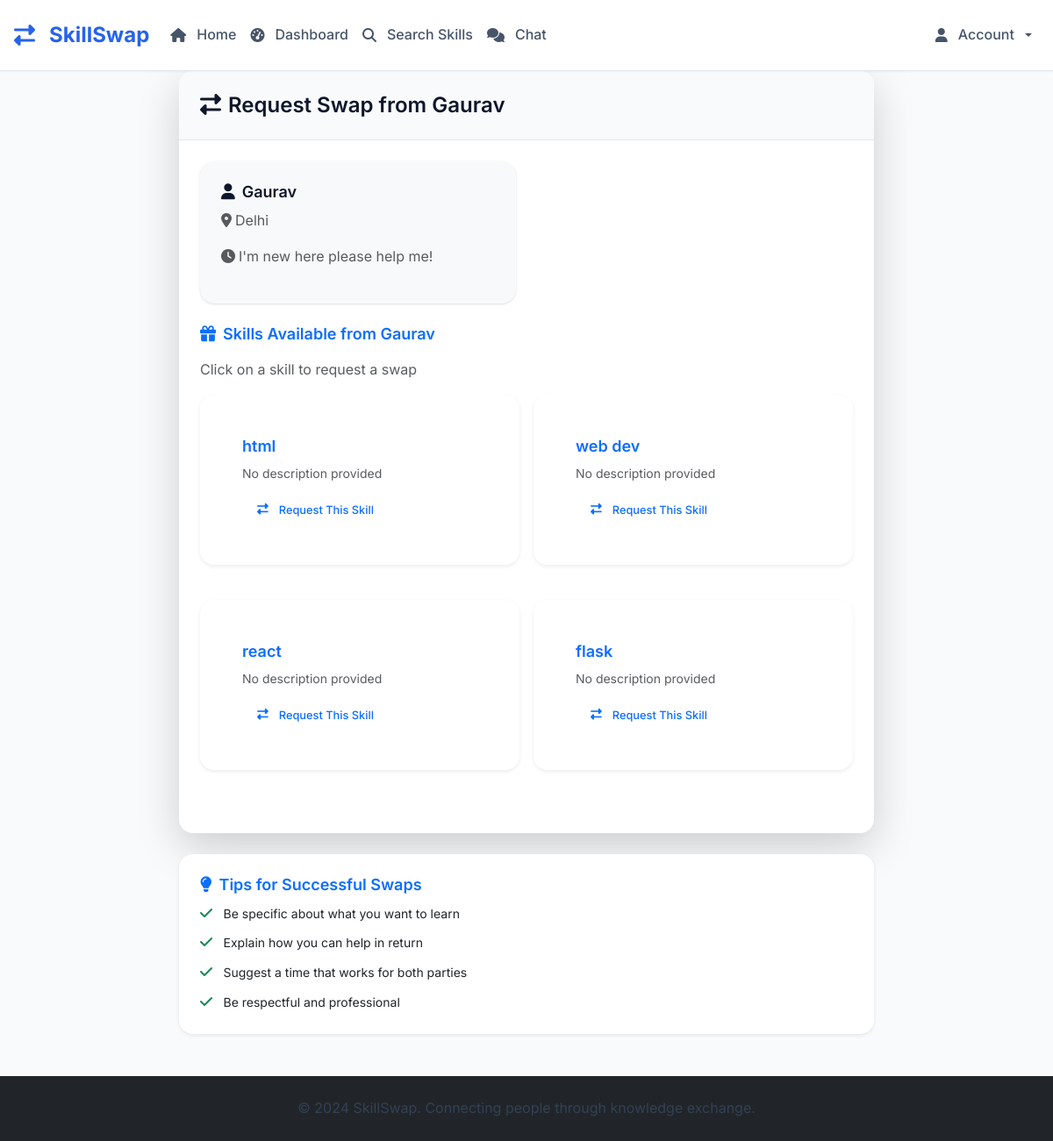
The page /request_from_user/4 (signed in) on the database its author committed.
### tables this page shows
CREATE TABLE users (
            id INTEGER PRIMARY KEY AUTOINCREMENT,
            email TEXT UNIQUE NOT NULL,
            password_hash TEXT NOT NULL,
            name TEXT NOT NULL,
            location TEXT,
            profile_photo TEXT,
            availability TEXT,
            is_public INTEGER DEFAULT 1,
            is_admin INTEGER DEFAULT 0,
            is_banned INTEGER DEFAULT 0,
            created_at TIMESTAMP DEFAULT CURRENT_TIMESTAMP
        , bio TEXT, is_under_supervision INTEGER DEFAULT 0, availability_start TEXT, availability_end TEXT);

CREATE TABLE skills (
            id INTEGER PRIMARY KEY AUTOINCREMENT,
            user_id INTEGER,
            skill_name TEXT NOT NULL,
            skill_type TEXT NOT NULL, -- 'offered' or 'wanted'
            description TEXT,
            is_approved INTEGER DEFAULT 1,
            created_at TIMESTAMP DEFAULT CURRENT_TIMESTAMP, is_rejected INTEGER DEFAULT 0, rejection_reason TEXT, rejected_at TIMESTAMP,
            FOREIGN KEY (user_id) REFERENCES users (id)
        );

### skill_swap_app.py (the view)
@app.route('/request_from_user/<int:user_id>')
@login_required
def request_from_user(user_id):
    conn = get_db()
    user = conn.execute('SELECT * FROM users WHERE id = ? AND is_public = 1 AND is_banned = 0', (user_id,)).fetchone()
    if not user:
        flash('User not found or not available.', 'error')
        return redirect(url_for('index'))
    if user['is_under_supervision']:
        flash('This user is currently under supervision and cannot receive swap requests.', 'warning')
        return redirect(url_for('index'))
    offered_skills = conn.execute('''
        SELECT * FROM skills
        WHERE user_id = ? AND skill_type = 'offered' AND is_approved = 1 AND is_rejected = 0
    ''', (user_id,)).fetchall()
    if not offered_skills:
        flash('This user has no skills available for swapping.', 'warning')
        return redirect(url_for('index'))
    user_skills = conn.execute('''
        SELECT * FROM skills WHERE user_id = ? AND skill_type = 'offered' AND is_rejected = 0
    ''', (session['user_id'],)).fetchall()
    conn.close()
    user = convert_row_datetimes(user)
    offered_skills = convert_rows_datetimes(offered_skills)
    user_skills = convert_rows_datetimes(user_skills)
    return render_template('request_from_user.html',
                         target_user=user,
                         offered_skills=offered_skills,
                         user_skills=user_skills)

### skill_swap_app.py (called while the page is built)
def parse_datetime(timestamp_str):
    if timestamp_str is None:
        return None
    try:
        if 'T' in timestamp_str:
            return datetime.fromisoformat(timestamp_str.replace('Z', '+00:00'))
        else:
            return datetime.strptime(timestamp_str, '%Y-%m-%d %H:%M:%S')
    except:
        return None

def convert_row_datetimes(row):
    if row is None:
        return None
    if hasattr(row, 'keys'):
        row_dict = dict(row)
    else:
        row_dict = row
    timestamp_fields = ['created_at', 'updated_at', 'rejected_at']
    for field in timestamp_fields:
        if field in row_dict and row_dict[field]:
            row_dict[field] = parse_datetime(row_dict[field])
    return row_dict

def convert_rows_datetimes(rows):
    if not rows:
        return []
    return [convert_row_datetimes(row) for row in rows]

def get_db():
    conn = sqlite3.connect('skill_swap.db')
    conn.row_factory = sqlite3.Row
    return conn

def login_required(f):
    from functools import wraps
    @wraps(f)
    def decorated_function(*args, **kwargs):
        if 'user_id' not in session:
            flash('Please log in to access this page.', 'error')
            return redirect(url_for('login'))
        return f(*args, **kwargs)
    return decorated_function

@app.context_processor
def inject_unread_notifications():
    if 'user_id' in session:
        conn = get_db()
        unread_count = conn.execute('''
            SELECT COUNT(*) as count FROM notifications
            WHERE user_id = ? AND is_read = 0
        ''', (session['user_id'],)).fetchone()['count']
        conn.close()
        return {'unread_notifications': unread_count}
    return {'unread_notifications': 0}

@app.context_processor
def inject_helpers():
    return {'get_user_by_id': get_user_by_id}

### templates/request_from_user.html (shortened to what this page needs)
{% extends "base.html" %}
{% block content %}
<div class="row justify-content-center">
    <div class="col-lg-8">
        <div class="card border-0 shadow-lg">
            <div class="card-header">
                <h3 class="mb-0">
                    <i class="fas fa-exchange-alt me-2"></i>Request Swap from {{ target_user.name }}
                </h3>
            </div>
            <div class="card-body">
                <div class="row mb-4">
                    <div class="col-md-6">
                        <div class="card border-0 bg-light">
                            <div class="card-body">
                                <h5 class="card-title">
                                    <i class="fas fa-user me-2"></i>{{ target_user.name }}
                                </h5>
                                {% if target_user.location %}
                                <p class="text-muted">
                                    <i class="fas fa-map-marker-alt me-1"></i>{{ target_user.location }}
                                </p>
                                {% endif %}
                                {% if target_user.availability %}
                                <p class="text-muted">
                                    <i class="fas fa-clock me-1"></i>{{ target_user.availability }}
                                </p>
                                {% endif %}
                            </div>
                        </div>
                    </div>
                    <div class="col-md-6">
                    </div>
                </div>
                <div class="mb-4">
                    <h5 class="text-primary">
                        <i class="fas fa-gift me-2"></i>Skills Available from {{ target_user.name }}
                    </h5>
                    <p class="text-muted">Click on a skill to request a swap</p>
                    <div class="row g-3">
                        {% for skill in offered_skills %}
                        <div class="col-md-6">
                            <div class="card border-0 shadow-sm skill-card"
                                 data-skill-id="{{ skill.id }}"
                                 data-skill-name="{{ skill.skill_name|e }}"
                                 style="cursor: pointer; transition: all 0.3s ease;">
                                <div class="card-body">
                                    <h6 class="card-title text-primary">{{ skill.skill_name }}</h6>
                                    {% if skill.description %}
                                    <p class="card-text text-muted small">{{ skill.description }}</p>
                                    {% else %}
                                    <p class="card-text text-muted small">No description provided</p>
                                    {% endif %}
                                    <button class="btn btn-outline-primary btn-sm request-skill-btn"
                                            data-skill-id="{{ skill.id }}"
                                            data-skill-name="{{ skill.skill_name|e }}"
                                            {% if not user_skills %}disabled{% endif %}>
                                        <i class="fas fa-exchange-alt me-1"></i>Request This Skill
                                    </button>
                                </div>
                            </div>
                        </div>
                        {% endfor %}
                    </div>
                </div>
            </div>
        </div>
        <div class="card border-0 shadow-sm mt-4">
            <div class="card-body">
                <h6 class="card-title text-primary">
                    <i class="fas fa-lightbulb me-2"></i>Tips for Successful Swaps
                </h6>
                <ul class="list-unstyled mb-0">
                    <li class="mb-2">
                        <i class="fas fa-check text-success me-2"></i>
                        <small>Be specific about what you want to learn</small>
                    </li>
                    <li class="mb-2">
                        <i class="fas fa-check text-success me-2"></i>
                        <small>Explain how you can help in return</small>
                    </li>
                    <li class="mb-2">
                        <i class="fas fa-check text-success me-2"></i>
                        <small>Suggest a time that works for both parties</small>
                    </li>
                    <li>
                        <i class="fas fa-check text-success me-2"></i>
                        <small>Be respectful and professional</small>
                    </li>
                </ul>
            </div>
        </div>
    </div>
</div>
{% endblock %}

### static/css/style.css (style rules this page uses)
* { box-sizing: border-box; margin: 0; padding: 0; }
html { scroll-behavior: smooth; font-size: 16px; }
body { font-family: 'Inter', 'Segoe UI', -apple-system, BlinkMacSystemFont, sans-serif; line-height: 1.6; color: #1a1a1a; background-color: #f8fafc; -webkit-font-smoothing: antialiased; -moz-osx-font-smoothing: grayscale; text-rendering: optimizeLegibility; }
:root { --primary: #2563eb; --primary-dark: #1d4ed8; --primary-light: #3b82f6; --secondary: #64748b; --accent: #8b5cf6; --white: #ffffff; --gray-50: #f8fafc; --gray-100: #f1f5f9; --gray-200: #e2e8f0; --gray-300: #cbd5e1; --gray-400: #94a3b8; --gray-500: #64748b; --gray-600: #475569; --gray-700: #334155; --gray-800: #1e293b; --gray-900: #0f172a; --success: #10b981; --warning: #f59e0b; --error: #ef4444; --info: #3b82f6; --shadow-sm: 0 1px 2px 0 rgb(0 0 0 / 0.05); --shadow: 0 1px 3px 0 rgb(0 0 0 / 0.1), 0 1px 2px -1px rgb(0 0 0 / 0.1); --shadow-md: 0 4px 6px -1px rgb(0 0 0 / 0.1), 0 2px 4px -2px rgb(0 0 0 / 0.1); --shadow-lg: 0 10px 15px -3px rgb(0 0 0 / 0.1), 0 4px 6px -4px rgb(0 0 0 / 0.1); --shadow-xl: 0 20px 25px -5px rgb(0 0 0 / 0.1), 0 8px 10px -6px rgb(0 0 0 / 0.1); --transition: all 0.2s cubic-bezier(0.4, 0, 0.2, 1); --transition-fast: all 0.15s cubic-bezier(0.4, 0, 0.2, 1); --transition-slow: all 0.3s cubic-bezier(0.4, 0, 0.2, 1); --spacing-xs: 0.25rem; --spacing-sm: 0.5rem; --spacing-md: 1rem; --spacing-lg: 1.5rem; --spacing-xl: 2rem; --spacing-2xl: 3rem; --radius-sm: 0.375rem; --radius: 0.5rem; --radius-md: 0.75rem; --radius-lg: 1rem; --radius-xl: 1.5rem; }
h1, h2, h3, h4, h5, h6 { font-weight: 600; line-height: 1.25; color: var(--gray-900); margin-bottom: var(--spacing-md); }
h3 { font-size: 1.5rem; }
h5 { font-size: 1.125rem; }
h6 { font-size: 1rem; }
p { margin-bottom: var(--spacing-md); color: var(--gray-700); }
.btn { display: inline-flex; align-items: center; justify-content: center; gap: var(--spacing-sm); padding: var(--spacing-sm) var(--spacing-lg); font-size: 0.875rem; font-weight: 500; line-height: 1.5; border: 1px solid transparent; border-radius: var(--radius); cursor: pointer; transition: var(--transition); text-decoration: none; white-space: nowrap; user-select: none; }
.btn-sm { padding: var(--spacing-xs) var(--spacing-md); font-size: 0.8rem; }
.card { background: var(--white); border: 1px solid var(--gray-200); border-radius: var(--radius-lg); box-shadow: var(--shadow); transition: var(--transition); overflow: hidden; }
.card-header { background-color: var(--gray-50); border-bottom: 1px solid var(--gray-200); padding: var(--spacing-lg); }
.card-body { padding: var(--spacing-lg); }
.card-title { font-size: 1.125rem; font-weight: 600; color: var(--gray-900); margin-bottom: var(--spacing-sm); }
.card-text { color: var(--gray-600); margin-bottom: var(--spacing-md); }
.skill-card { background: var(--white); border: 1px solid var(--gray-200); border-radius: var(--radius-lg); padding: var(--spacing-lg); margin-bottom: var(--spacing-lg); transition: var(--transition); position: relative; }
.skill-card p { color: var(--gray-600); margin-bottom: var(--spacing-md); }
.mb-0 { margin-bottom: 0; }
.mb-2 { margin-bottom: var(--spacing-sm); }
.mb-4 { margin-bottom: var(--spacing-lg); }
.mt-4 { margin-top: var(--spacing-lg); }
.justify-content-center { justify-content: center; }
.shadow-lg { box-shadow: var(--shadow-lg); }
.card { transition: all 0.3s ease; }

### rows shown on the page
users: name "Gaurav", location "Delhi", availability "I'm new here please help me!"
skills: skill_name "html", description "No description provided"
skills: skill_name "web dev", description "No description provided"
skills: skill_name "react", description "No description provided"
skills: skill_name "flask", description "No description provided"
